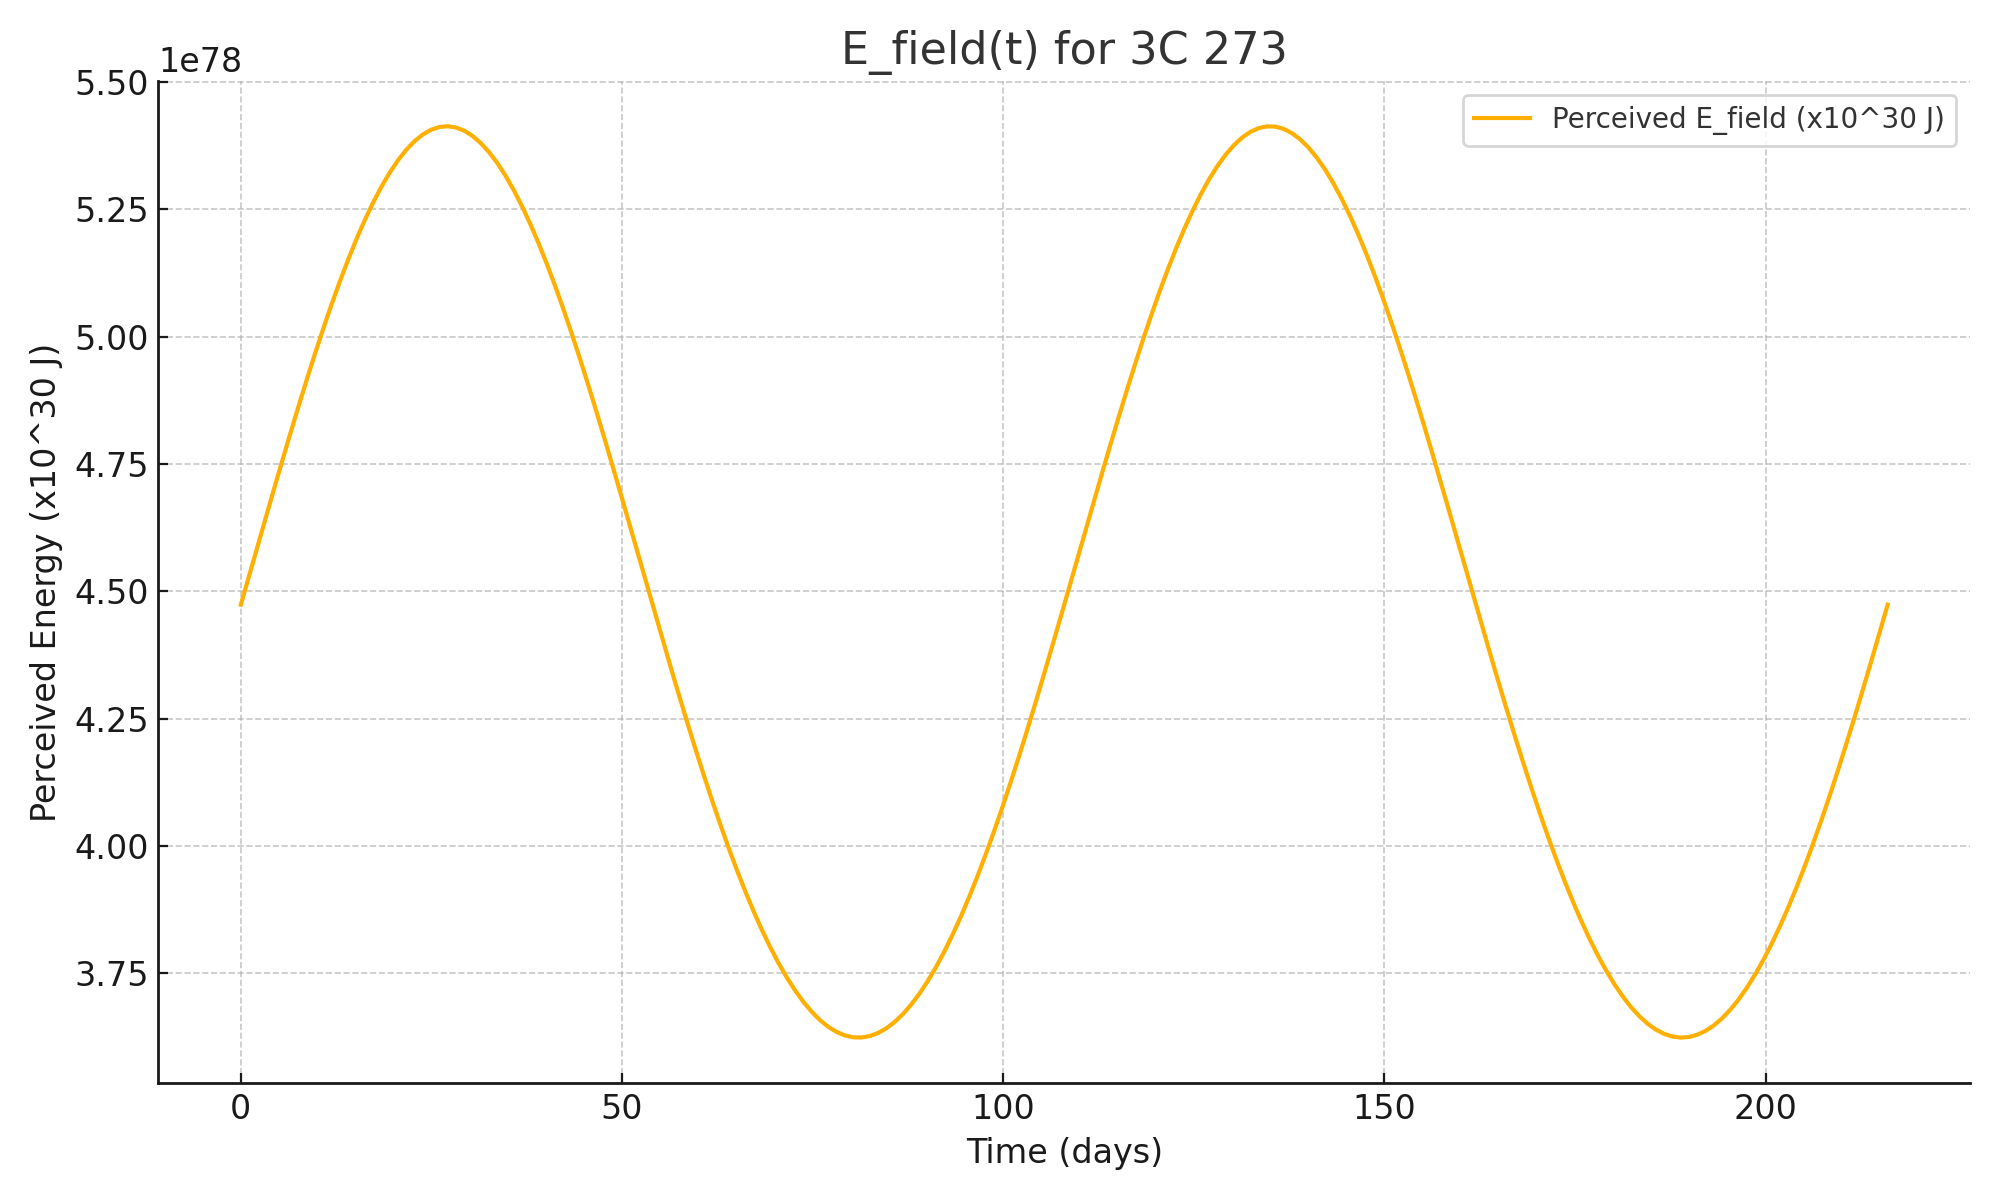

This figure's Python source:
import numpy as np
import matplotlib.pyplot as plt

# Constants
G = 6.674e-11  # m^3 kg^-1 s^-2
c = 3e8  # m/s
mu_0 = 4e-7 * np.pi  # H/m
M_sun = 1.989e30  # kg
day_to_s = 86400  # s
M = 9e8 * M_sun  # 3C 273 mass
M_core = 0.1 * M  # Approximate core mass
r = 2 * G * M / c**2  # Schwarzschild radius
T = 108 * day_to_s  # Oscillation period (s)
alpha = 0.1  # Modulation amplitude
k = 1e-10  # Proportionality constant (adjust based on volume)

# Time array
t = np.linspace(0, 2 * T, 200)  # 2 periods

# Field energy model
B_0 = (G * M * M_core / (r * c**2))  # Base field strength (simplified)
B_t = B_0 * (1 + alpha * np.sin(2 * np.pi * t / T))
u_B = B_t**2 / (2 * mu_0)
V = k * r**3  # Approximate volume
E_field = u_B * V
E_field_perceived = E_field * (1 - 0.5 * 0.5)  # Clarity damping at GM/rc^2 = 0.5

# Plot
plt.figure(figsize=(10, 6))
plt.plot(t / day_to_s, E_field_perceived / 1e30, label='Perceived E_field (x10^30 J)')
plt.xlabel('Time (days)')
plt.ylabel('Perceived Energy (x10^30 J)')
plt.title('E_field(t) for 3C 273')
plt.grid(True)
plt.legend()
plt.savefig('E_field_model.png')